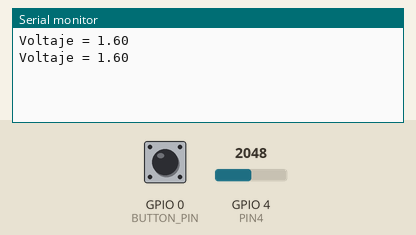
This sketch was run on a simulated ESP32. Parts: the last lines printed to the serial monitor. The test bench sets the inputs (shaded band); at power-on: GPIO 0 (BUTTON_PIN) HIGH, GPIO 4 (PIN4) = 2048.

Above: at 1.2 s.
1.3 s: GPIO 0 (BUTTON_PIN) pulled LOW for 0.15 s
At 2.4 s:
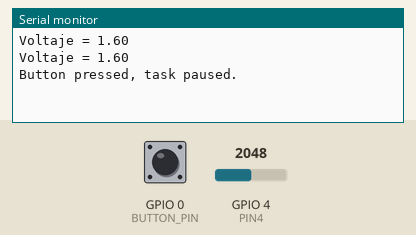
2.9 s: GPIO 0 (BUTTON_PIN) pulled LOW for 1 s
At 3.71 s:
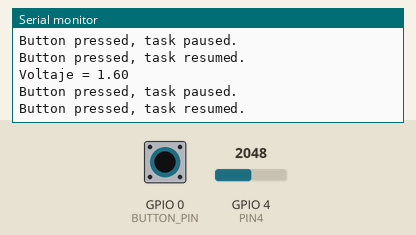

The sketch:

punto2.ino
```cpp
#define PIN4 4
#define BUTTON_PIN 0

SemaphoreHandle_t pauseSemaphore;
bool taskPaused = false;

void Task1code( void * parameter) {
  (void)parameter;
  float valor;
  //double arreglo[10000];
  while(1){
    if (!taskPaused) {
      valor = analogRead(PIN4) * 3.2/4095.0;
      Serial.print("Voltaje = ");
      Serial.println(valor);

      }
      vTaskDelay(1000/portTICK_PERIOD_MS);
    }
  }


void Task2code(void *parameter) {
  (void)parameter;

  pinMode(BUTTON_PIN, INPUT_PULLUP);

  while (1) {
    if (digitalRead(BUTTON_PIN) == LOW) {
      taskPaused = !taskPaused;
      if (taskPaused) {
        Serial.println("Button pressed, task paused.");
      } else {
        Serial.println("Button pressed, task resumed.");
      }
      delay(200); // Debounce delay
    }
    vTaskDelay(100 / portTICK_PERIOD_MS);
  }
}

void setup() {

  TaskHandle_t Task1, Task2;

  Serial.begin(115200);

  xTaskCreatePinnedToCore(
      Task1code, /* Function to implement the task */
      "Task1", /* Name of the task */
      10000,  /* Stack size in words */
      NULL,  /* Task input parameter */
      1,  /* Priority of the task */
      &Task1,  /* Task handle. */
      1); /* Core where the task should run */

    xTaskCreatePinnedToCore(
      Task2code, /* Function to implement the task */
      "Task2", /* Name of the task */
      10000,  /* Stack size in words */
      NULL,  /* Task input parameter */
      2,  /* Priority of the task */
      &Task2,  /* Task handle. */
      0); /* Core where the task should run */


}

void loop() {
 // Clears loop function from OS
 vTaskDelete(NULL);
}
```

Measured:
- after the input at 1.3 s, the serial monitor: prints a new line at once (image 1)
- after the input at 2.9 s, the serial monitor: prints a new line at once (image 2)
